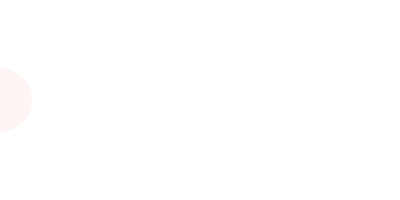
Frame 1 (no input)
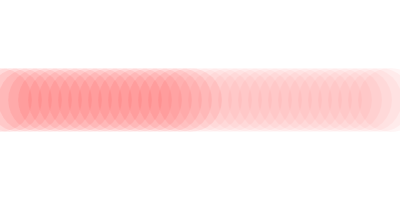
Frame 60 (no input)
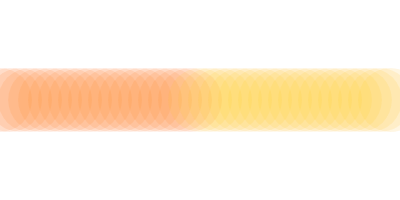
Frame 120 (the mouse pressed at the canvas centre since frame 60)

The p5.js sketch that drew these frames (run headless with seeded random() and noise() and a simulated clock; from frame 60 on, the mouse is pressed at the canvas centre):

// p5.js sketch
// ── sketch.js
let shape1x = 0;
let shape1y = 100;

let cRed = [255, 0, 0, 10];
let cGreen = [0, 255, 0, 10];
let cYellow = [255, 255, 0, 10];
let cGray = [100, 100, 100, 10];

function setup() {
  createCanvas(400, 200).mousePressed(function() {
    shape1x = mouseX;
    shape1y = mouseY;
    let col = random([cRed, cGreen, cYellow, cGray]);
    fill(col);
  });
  createSpan('click on canvas to move the shape');
  createElement('br');
  createButton('backg 255').mousePressed(function () {
    background(255);
  });
  fill(cRed);
}

function draw() {
  // background(0);
  noStroke();
  // fill(255);
  circle(shape1x, shape1y, 64);
  shape1x = (shape1x + 10) % width;
}

// https://editor.p5js.org/jht1493/sketches/UDMyivHEQ
// 2.4.2 shape1 alpha

// https://editor.p5js.org/jht1493/sketches/N2VJYjIWg
// 2.4.1 random shape1

// https://editor.p5js.org/jht1493/sketches/CwYDz_4N2
// 2.2.2 variable circleX width

// https://editor.p5js.org/jht1493/sketches/v9zsQFPqN
// 2.2 variable circleX

// Make Your Own (Make Your Own Variable)
// Code! Programming with p5.js
// The Coding Train / Daniel Shiffman
// https://thecodingtrain.com/beginners/p5js/2.2-make-your-own.html
// https://youtu.be/dRhXIIFp-ys

// Make Your Own Variable: https://editor.p5js.org/codingtrain/sketches/xPXNdPy17
// Growing Circle Exercise: https://editor.p5js.org/codingtrain/sketches/ehbMJ-otC
